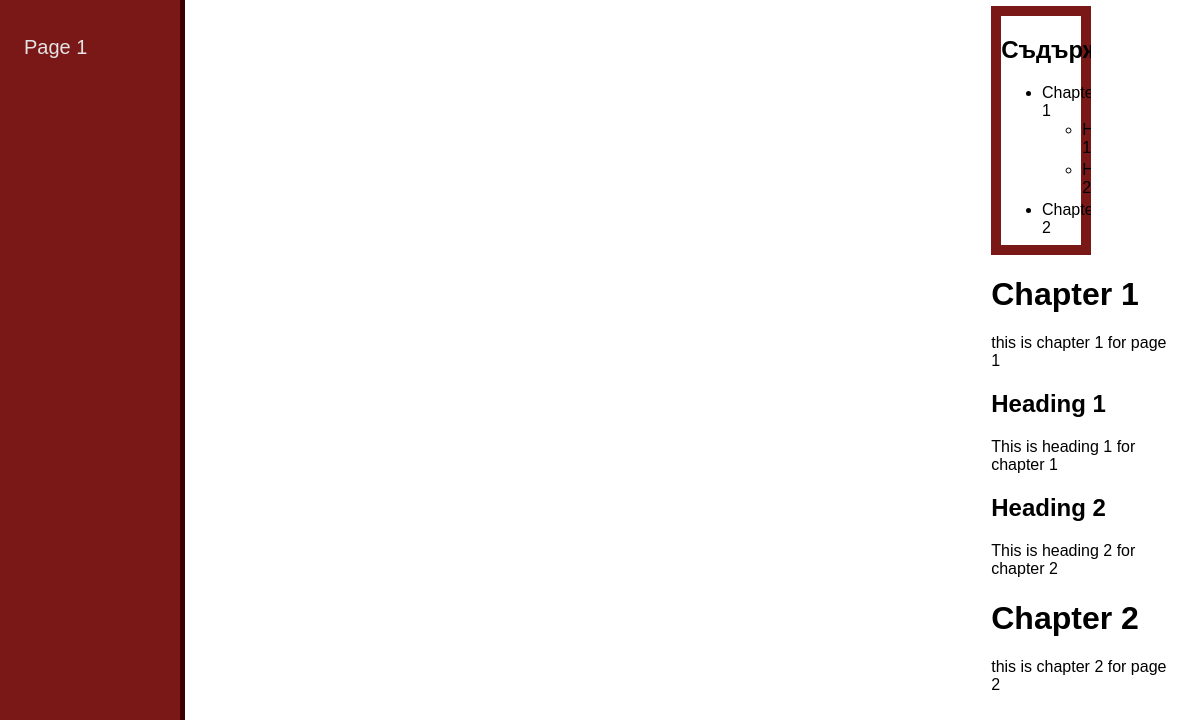
The page /Page_1/ on the database as committed earlier.
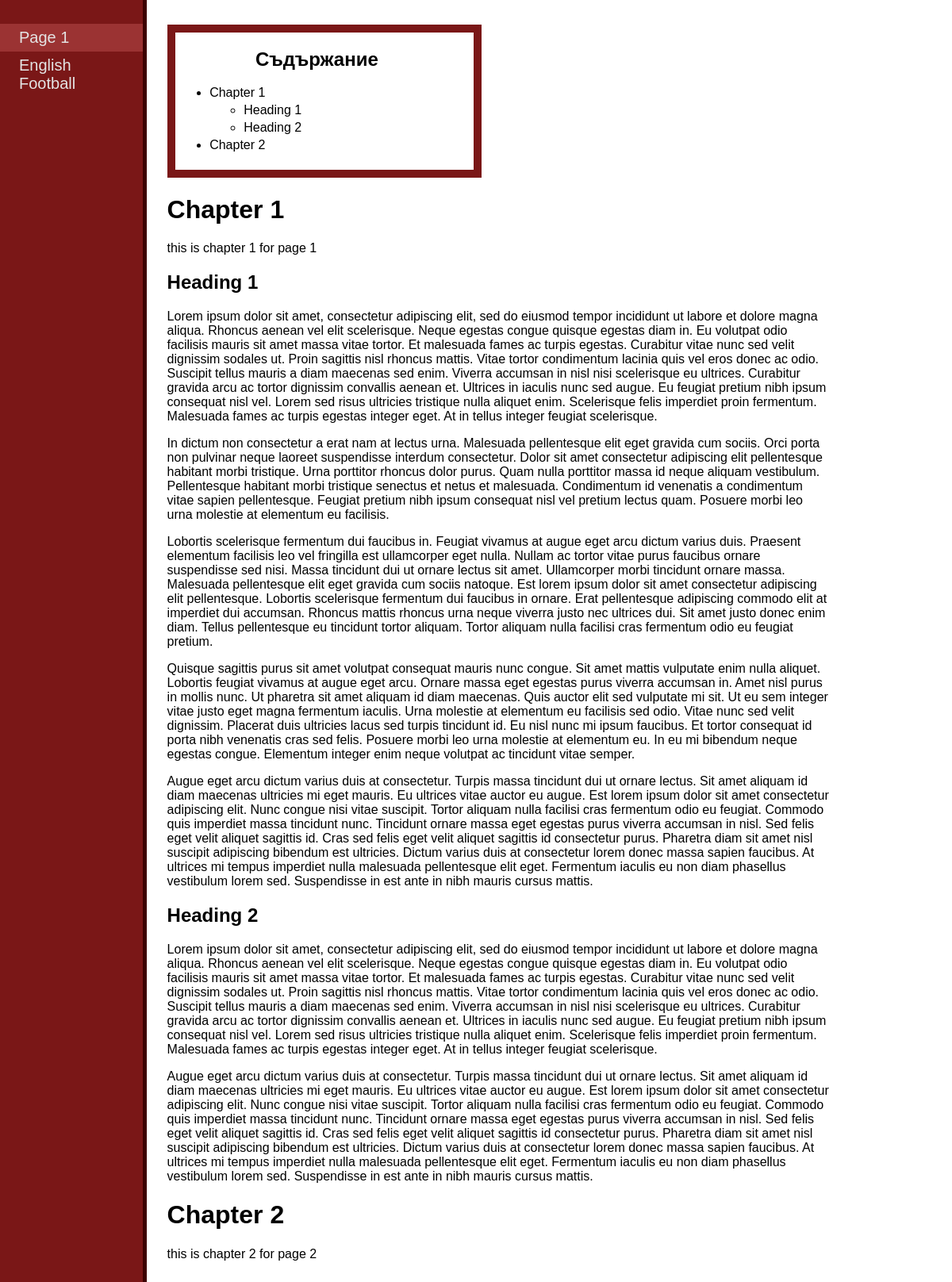
The same page on the database as committed later.
### app/models.py (models this page shows, shortened)
class Page(models.Model):
    name = models.CharField(max_length=255)
    url_name = models.CharField(max_length=255, blank=True, null=True)

class Chapter(models.Model):
    parent = models.ForeignKey(Page, verbose_name="Page", on_delete=models.CASCADE, related_name='children')
    name = models.CharField(max_length=255, blank=False)
    text = models.TextField(blank=True, null=True)
    order = models.IntegerField(default=1) #TODO: ordering
    date_added = models.DateTimeField(default=datetime.now, editable=False)
    url_name = models.CharField(max_length=255, blank=True, null=True)
    exclude = ["date_added"]

class Heading1(models.Model):
    parent = models.ForeignKey(Chapter, verbose_name="Chapter", on_delete=models.CASCADE, related_name='children')
    name = models.CharField(max_length=255, blank=True)
    text = models.TextField(blank=True, null=True)
    order = models.IntegerField(default=1)
    date_added = models.DateTimeField(default=datetime.now, editable=False)
    url_name = models.CharField(max_length=255, blank=True, null=True)
    exclude = ["date_added"]
    class Meta:
        verbose_name = "Heading"
        verbose_name_plural = "Headings"

### app/views.py (the view)
# urls.py: path('<str:page_name>/', views.view_by_page_name, name='page'),
def view_by_page_name(request, page_name: str) -> HttpResponse:
    if not all_pages:
        return render(request, 'home.html', context={
            'title': 'Placeholder Title',
            'body': 'Placeholder body blah blah blah',
            })
    for page in all_pages:
        if page.url_name == page_name:
            context = {
                'page_name': page.name,
                'page': page,
                'all_pages': all_pages
            }
            return render(request, 'page.html', context=context)
    context = {
        'page_name': all_pages[0].name,
        'page': all_pages[0],
        'all_pages': all_pages
    }
    return render(request, 'page.html', context=context)

### app/helpers/template_filters.py (called while the page is built)
@register.simple_tag(takes_context=True)
def add_active_class(context, path_name, kwargs=None):
    if reverse(path_name, kwargs=kwargs) == context.request.path:
        return 'active'
    return ''

@register.simple_tag(takes_context=True)
def add_active_class_page(context, path_name, page_name):
    return add_active_class(context, path_name, {'page_name': page_name})

### templates/page.html (shortened to what this page needs)
{% extends "base.html" %}
{% block content %}
<div class="content_container">
    {% include "toc.html" %}
    {% for chapter in page.children.all %}
    <h1 id={{chapter.url_name}}>{{ chapter.name }}</h1>
    {{ chapter.text|linebreaks }}
        {% for heading in chapter.children.all %}
            <h2 id={{heading.url_name}}>{{ heading.name }}</h2>
            {{ heading.text|linebreaks }}
        {% endfor %}
    {% endfor %}
</div>
{% endblock %}

### templates/base.html (shortened to what this page needs)
{% load static %}
{% load template_filters %}
<!DOCTYPE html>
<html lang="en">
<head>
    <link rel="stylesheet" href="{% static 'style.css' %}">
</head>
<body>
  {% include "navbar.html" %}
    <div id="content">
        {% block content %}{% endblock %}
    </div>
</body>
</html>

### templates/navbar.html (shortened to what this page needs)
{% load template_filters %}
{% block nav %}
    <nav class="navbar">
      <div id="navbar_links">
        {% for page in all_pages %}
        {% block nav-home %}<a class="{% add_active_class_page 'page' page.url_name  %}" href="{% url 'page' page.url_name %}">{{ page.name }}</a>{% endblock %}
            {% endfor %}
      </div>
    </nav>
    {% endblock %}

### templates/toc.html (shortened to what this page needs)
<div id="toc_container">
    <div id="toc_internal">
        <h2 class="toc_title">Съдържание</h2>
        <ul>
          {% for chapter in page.children.all %}
          <li><a href = #{{ chapter.url_name }}>{{ chapter.name }}</a>
            <ul>
        {% for heading in chapter.children.all %}
        <li><a href = #{{ heading.url_name }}>{{ heading.name }}</a>
          </li>
        {% endfor %}
      </ul></li>
    {% endfor %}
    </ul>
    </div>
</div>

### static/style.css (style rules this page uses)
body { margin: 0px; }
* { font-family: Tahoma, Arial, sans-serif; }
#content { float: right; padding-left: 15%; }
.content_container { margin: 3%; margin-right: 15%; text-decoration: none; }
#content a { text-decoration: none; color: black; }

### templates/navbar.html (style rules this page uses)
.navbar { height: 100%; width: 15%; position: fixed; z-index: 1; top: 0; left: 0; background-color: rgb(122, 23, 23); overflow-x: hidden; padding-top: 30px; border-right: 5px solid rgb(61, 0, 0); }
.navbar a { padding: 6px 24px 6px 24px; text-decoration: none; font-size: 20px; color: rgb(228, 228, 228); display: block; font-family: Geneva, Tahoma, sans-serif; }
.navbar a.active { background-color: rgb(155, 51, 51); }

### templates/toc.html (style rules this page uses)
#toc_container { width: 45%; background-color: rgb(122, 23, 23); padding: 10px; overflow: auto; }
#toc_internal { display: inline-block; width: 95%; margin: 0px; background-color: white; padding-bottom: 5%; padding-right: 5%; }
#toc_container ul { margin: 1%; }
#toc_container li { margin: 0 0 0.25em 0; }
#toc_container a { font-family: 'Verdana', Haettenschweiler, 'Arial Narrow Bold', sans-serif; color: #000000; text-decoration: none; }
.toc_title { font-family: Haettenschweiler, 'Arial Narrow', sans-serif; font-weight: 800; text-align: center; }

Rows that differ between the two databases and show on the page:
changed Page "Page 1": url_name empty → "Page_1" (drawn)
added Page: name "English Football"
changed Heading1 "Heading 1": text "This is heading 1 for chapter 1" → "Lorem ipsum dolor sit amet, consectetur adipiscing elit, sed do eiusmod tempor incididunt ut labore et dolore magna aliqua. Rhoncus aenean vel elit scelerisque. Neque egestas congue quisque egestas diam in. Eu volutpat odio facilisis mauris sit amet massa vitae tortor. Et malesuada fames ac turpis egestas. Curabitur vitae nunc sed velit dignissim sodales ut. Proin sagittis nisl rhoncus mattis. Vitae tortor condimentum lacinia quis vel eros donec ac odio. Suscipit tellus mauris a diam maecenas sed enim. Viverra accumsan in nisl nisi scelerisque eu ultrices. Curabitur gravida arcu ac tortor dignissim convallis aenean et. Ultrices in iaculis nunc sed augue. Eu feugiat pretium nibh ipsum…"
changed Heading1 "Heading 2": text "This is heading 2 for chapter 2" → "Lorem ipsum dolor sit amet, consectetur adipiscing elit, sed do eiusmod tempor incididunt ut labore et dolore magna aliqua. Rhoncus aenean vel elit scelerisque. Neque egestas congue quisque egestas diam in. Eu volutpat odio facilisis mauris sit amet massa vitae tortor. Et malesuada fames ac turpis egestas. Curabitur vitae nunc sed velit dignissim sodales ut. Proin sagittis nisl rhoncus mattis. Vitae tortor condimentum lacinia quis vel eros donec ac odio. Suscipit tellus mauris a diam maecenas sed enim. Viverra accumsan in nisl nisi scelerisque eu ultrices. Curabitur gravida arcu ac tortor dignissim convallis aenean et. Ultrices in iaculis nunc sed augue. Eu feugiat pretium nibh ipsum…"
